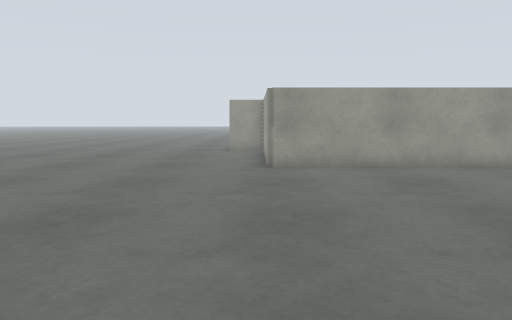
View 1 (above)

17 first-person views from a walk through a Gazebo world. The camera is 0.69 m above the floor, tilts 6° down and sees 70° across. The floor is counted in squares, 0.5 m on a side. Each view is taken from the middle of a square. On the plan, view 1 faces up. The plan holds only what a view shows up to about 15 squares ahead; the rest is blank. The place goes on beyond the plan.

View 2
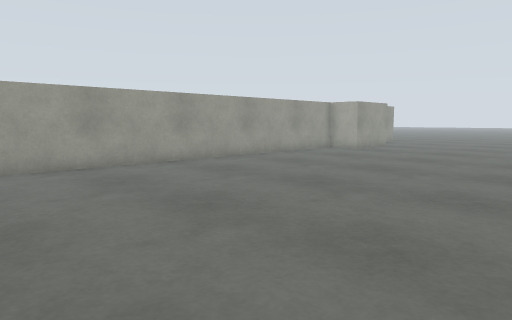

View 3
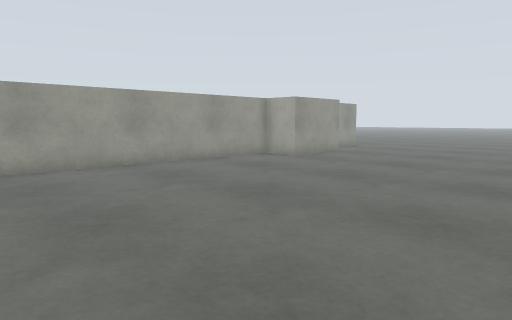

View 4
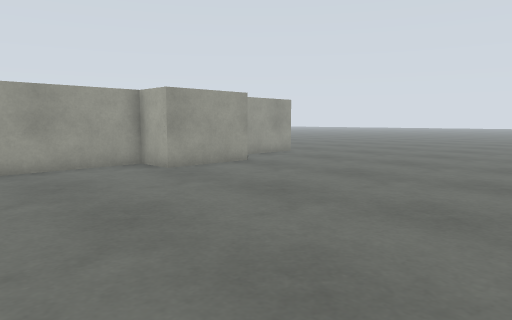

View 5
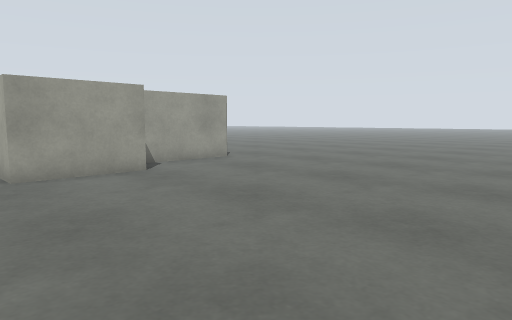

View 6
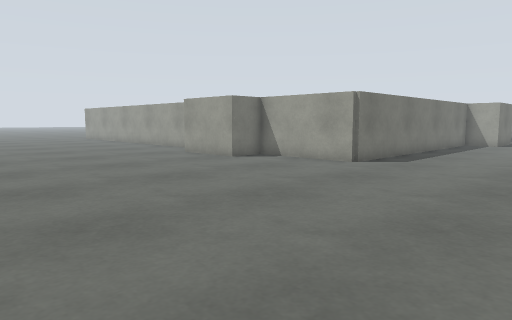

View 7
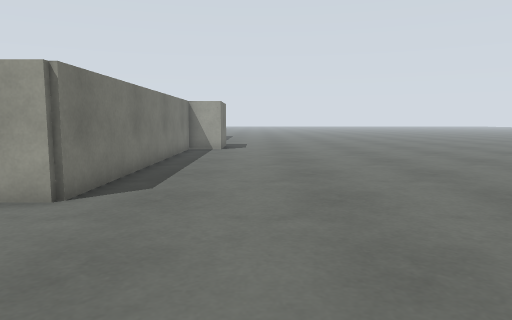

View 8
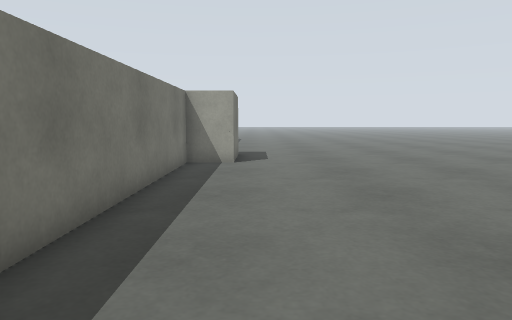

View 9
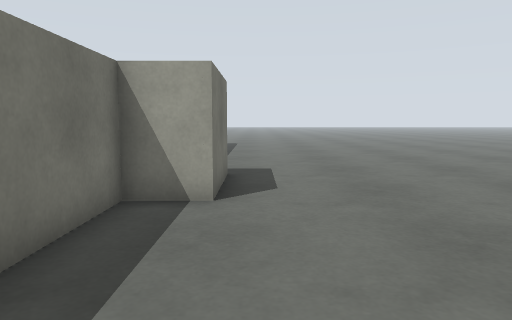

View 10
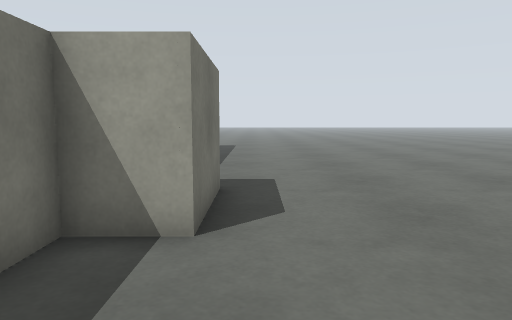

View 11
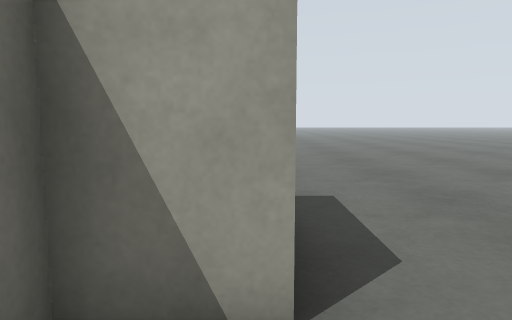

View 12
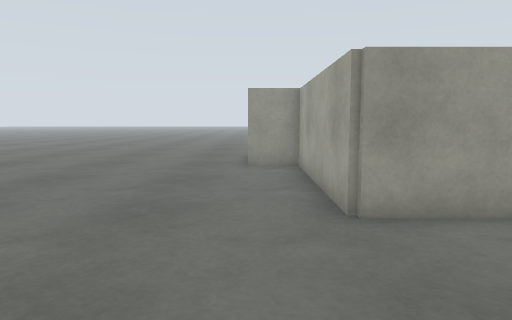

View 13
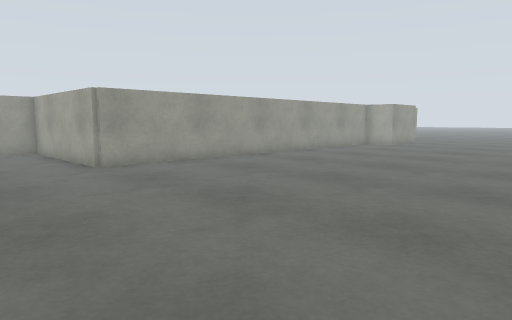

View 14
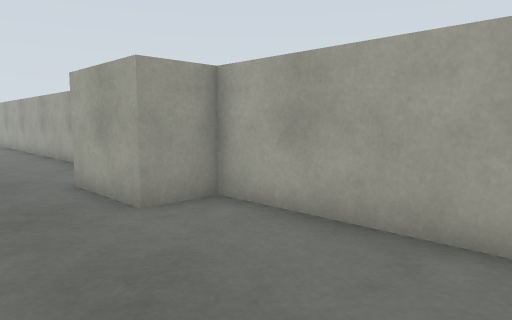

View 15
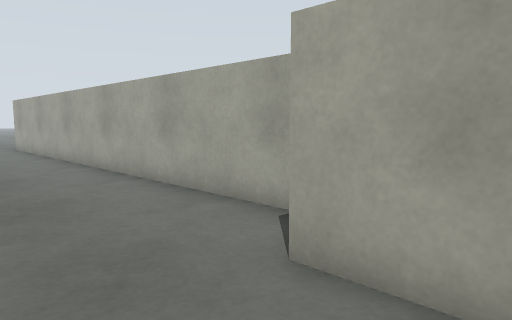

View 16
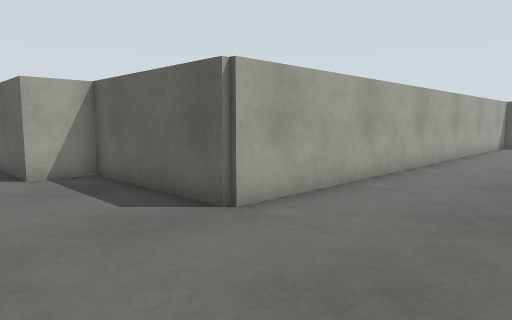

View 17
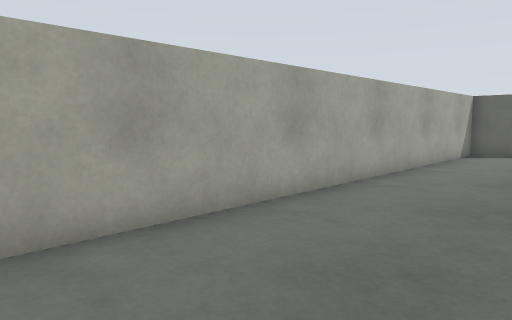

### Floor plan
Points are (right, up) in squares from view 1. A wall is a line through its corners. A room is listed if a view was taken in it or the views show most of it. See-through windows are left out.
Room 1 (views 1, 2, 3, 4, 5, 6, 7, 8, 9, 10, 11, 12, 13, 14)
walls: (20.1, 10.5) (20.1, 9.5) (16.8, 9.5) (16.8, 11.1) (0.4, 11.1) (0.4, 17.4) (-1.2, 17.4); (26.3, 26.6) (26.3, 23.3) (24.7, 23.3) (24.7, 11.1) (20.7, 11.1); (5.6, 40.8) (8.4, 40.8)
ways out: opening at (-3, 17) to room 2
Room 2 (views 15, 16, 17)
walls: (-1.2, 17.4) (-1.2, 20.3) (0.4, 20.3) (0.4, 39.2) (5.6, 39.2) (5.6, 40.8)
ways out: opening at (-3, 17) to room 1

Where each view was taken, in squares from view 1:
view 1: 0 up, 0 right, facing up
view 2: 0 up, 0 right, facing up-right
view 3: 0 up, 5 right, facing up-right
view 4: 0 up, 11 right, facing up-right
view 5: 0 up, 15 right, facing up-right
view 6: 0 up, 31 right, facing up-left
view 7: 5 up, 28 right, facing up
view 8: 11 up, 27 right, facing up
view 9: 17 up, 27 right, facing up
view 10: 19 up, 27 right, facing up
view 11: 21 up, 26 right, facing up
view 12: 6 up, 1 left, facing up
view 13: 0 up, 4 left, facing up-right
view 14: 12 up, 4 left, facing up-right
view 15: 18 up, 4 left, facing up-right
view 16: 43 up, 4 left, facing down-right
view 17: 37 up, 4 left, facing down-right
